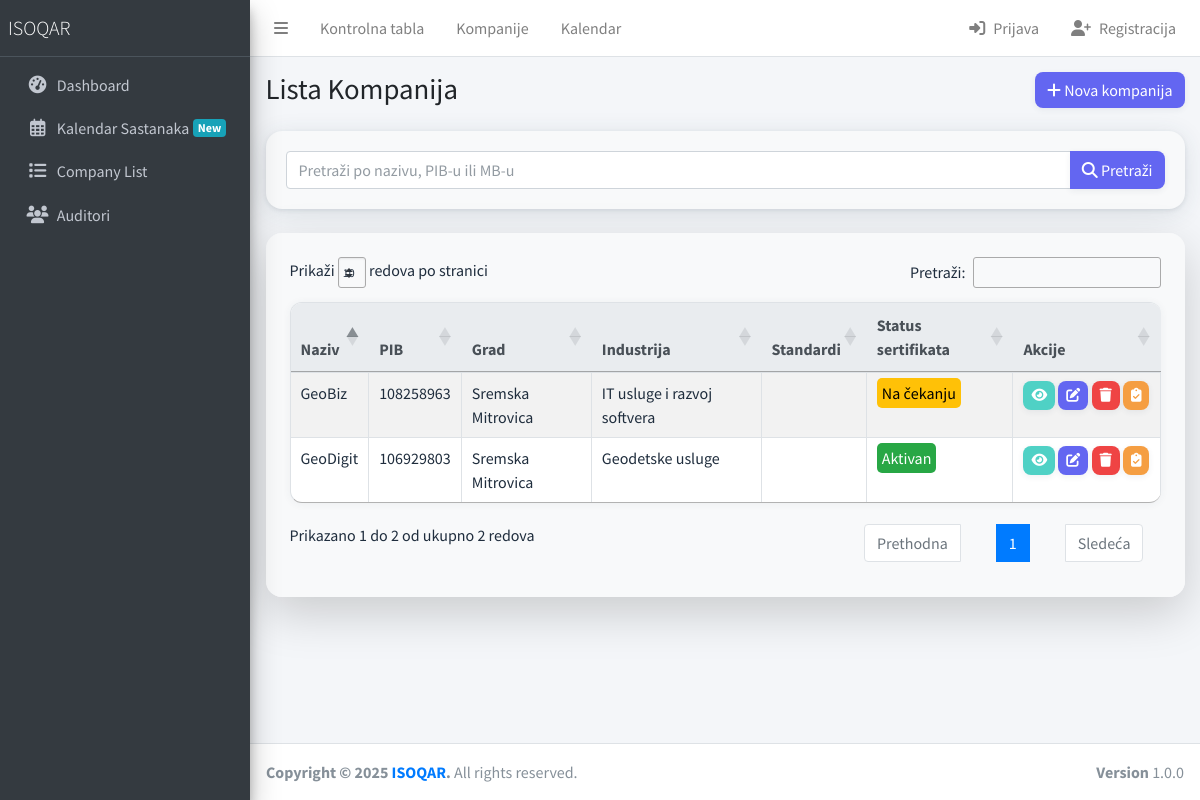
The app's page /company/companies/, older data.
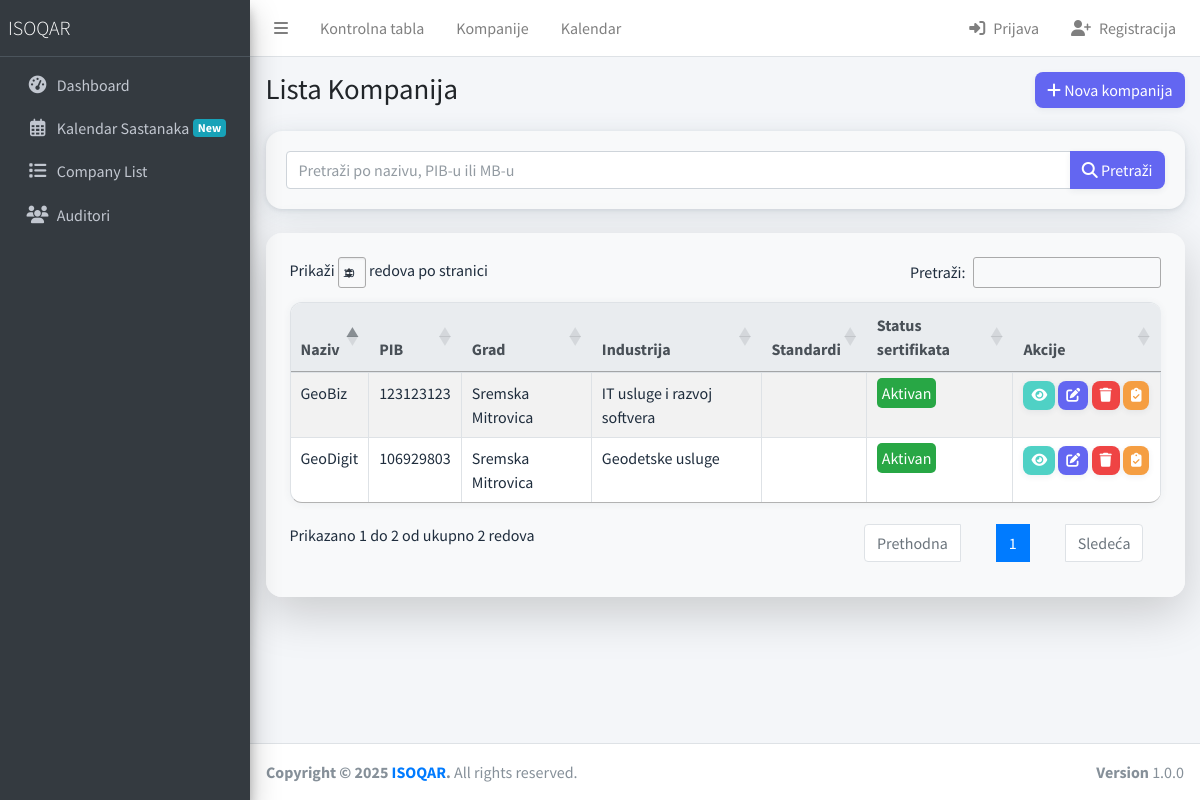
The same page, newer data.
### company/company_models.py (models this page shows, shortened)
class Company(models.Model):
    STATUS_ACTIVE = 'active'
    STATUS_SUSPENDED = 'suspended'
    STATUS_WITHDRAWN = 'withdrawn'
    STATUS_EXPIRED = 'expired'
    STATUS_PENDING = 'pending'
    STATUS_CANCELLED = 'cancelled'
    CERTIFICATE_STATUS_CHOICES = [
        (STATUS_ACTIVE, _('Aktivan')),
        (STATUS_SUSPENDED, _('Suspendovan')),
        (STATUS_WITHDRAWN, _('Deregistrovan')),
        (STATUS_EXPIRED, _('Istekao')),
        (STATUS_PENDING, _('Na čekanju')),
        (STATUS_CANCELLED, _('Otkazan')),
    ]
    name = models.CharField(_("Naziv kompanije"), max_length=200)
    pib = models.CharField(_("PIB"), max_length=9, blank=True, null=True, validators=[
        RegexValidator(r'^\d{9}$', _('PIB mora sadržati tačno 9 cifara'))
    ])
    mb = models.CharField(_("Matični broj"), max_length=8, blank=True, null=True, validators=[
        RegexValidator(r'^\d{8}$', _('Matični broj mora sadržati tačno 8 cifara'))
    ])
    street = models.CharField(_("Ulica"), max_length=200, blank=True, null=True)
    street_number = models.CharField(_("Broj"), max_length=20, blank=True, null=True)
    city = models.CharField(
        _("Grad"),
        max_length=50,
        choices=SERBIA_CITY_CHOICES,
        help_text=_("Izaberite grad"),
        blank=True,
        null=True
    )
    postal_code = models.CharField(_("Poštanski broj"), max_length=10, blank=True, null=True)
    country = models.CharField(_("Država"), max_length=100, default="Srbija")
    phone = models.CharField(_("Telefon"), max_length=50, blank=True, null=True)
    email = models.EmailField(_("Email"), blank=True, null=True)
    website = models.URLField(_("Web sajt"), blank=True, null=True)
    industry = models.CharField(
        _("Industrija"),
        max_length=50,
        choices=INDUSTRY_CHOICES,
        blank=True,
        null=True,
        help_text=_("Izaberite industriju")
    )
    number_of_employees = models.IntegerField(_("Broj zaposlenih"), blank=True, null=True)
    certificate_status = models.CharField(
        _("Status sertifikata"),
        max_length=50,
        choices=CERTIFICATE_STATUS_CHOICES,
        default=STATUS_PENDING
    )
    certificate_number = models.CharField(_("Broj sertifikata"), max_length=100, blank=True, null=True)
    suspension_until_date = models.DateField(_("Suspenzija do datuma"), blank=True, null=True)
    audit_days = models.DecimalField(_("Broj dana audita"), max_digits=18, decimal_places=1, blank=True, null=True)
    initial_audit_conducted_date = models.DateField(_("Datum inicijalnog audita"), blank=True, null=True)
    visits_per_year = models.DecimalField(_("Poseta godišnje"), max_digits=18, decimal_places=0, blank=True, null=True)
    audit_days_each = models.DecimalField(_("Dana po auditu"), max_digits=18, decimal_places=1, blank=True, null=True)
    oblast_registracije = models.TextField(_("Oblast registracije"), blank=True, null=True, help_text=_("Unesite oblast registracije kompanije"))
    notes = models.TextField(_("Napomene"), blank=True, null=True)
    is_active = models.BooleanField(_("Aktivna"), default=True)
    created_at = models.DateTimeField(_("Kreirano"), default=timezone.now)
    updated_at = models.DateTimeField(_("Ažurirano"), auto_now=True)
    class Meta:
        verbose_name = _("Kompanija")
        verbose_name_plural = _("Kompanije")
        ordering = ['-created_at']

### company/views.py (the view)
# urls.py: path('companies/', CompanyListView.as_view(), name='list'),
class CompanyListView(ListView):
    model = Company
    template_name = 'company/company-list.html'
    context_object_name = 'companies'
    def get_queryset(self):
        queryset = super().get_queryset()
        search_query = self.request.GET.get('search', '')
        if search_query:
            queryset = queryset.filter(
                Q(name__icontains=search_query) |
                Q(pib__icontains=search_query) |
                Q(mb__icontains=search_query)
            )
        return queryset.order_by('name')
    def get_context_data(self, **kwargs):
        context = super().get_context_data(**kwargs)
        context['search_query'] = self.request.GET.get('search', '')
        return context

### templates/company/company-list.html (shortened to what this page needs)
{% extends "layouts/base.html" %}
{% block extrastyle %}
<link rel="stylesheet" href="https://cdn.datatables.net/1.13.4/css/jquery.dataTables.min.css">
<link rel="stylesheet" href="https://cdn.datatables.net/1.13.4/css/dataTables.bootstrap4.min.css">
<link rel="stylesheet" href="https://cdn.datatables.net/responsive/2.4.0/css/responsive.bootstrap4.min.css">
<link rel="stylesheet" href="https://cdn.datatables.net/buttons/2.3.3/css/buttons.bootstrap4.min.css">
{% endblock %}
{% block content %}
<div class="content-wrapper">
  <div class="content-header">
    <div class="container-fluid">
      <div class="row mb-2">
        <div class="col-sm-6">
          <h1 class="m-0">Lista Kompanija</h1>
        </div>
        <div class="col-sm-6">
          <div class="float-sm-right">
            <a href="{% url 'company:create' %}" class="btn btn-primary">
              <i class="fas fa-plus"></i> Nova kompanija
            </a>
          </div>
        </div>
      </div>
    </div>
  </div>
  <div class="content">
    <div class="container-fluid">
      <div class="card mb-4">
        <div class="card-body">
          <form method="get" action="{% url 'company:list' %}" class="form-inline">
            <div class="input-group w-100">
              <input type="text" name="search" class="form-control" placeholder="Pretraži po nazivu, PIB-u ili MB-u" value="{{ search_query }}">
              <div class="input-group-append">
                <button type="submit" class="btn btn-primary">
                  <i class="fas fa-search"></i> Pretraži
                </button>
              </div>
            </div>
          </form>
        </div>
      </div>
      <div class="card shadow-lg border-0 rounded-4">
        <div class="card-body p-4 bg-light rounded-4">
          <table id="companiesTable" class="table table-bordered table-striped">
            <thead>
              <tr>
                <th>Naziv</th>
                <th>PIB</th>
                <th>Grad</th>
                <th>Industrija</th>
                <th>Standardi</th>
                <th>Status sertifikata</th>
                <th>Akcije</th>
              </tr>
            </thead>
            <tbody>
              {% for company in companies %}
              <tr>
                <td>{{ company.name }}</td>
                <td>{{ company.pib }}</td>
                <td>{{ company.city }}</td>
                <td>{{ company.get_industry_display }}</td>
                <td>
                </td>
                <td>
                  <span class="status-{{ company.certificate_status }}">{{ company.get_certificate_status_display }}</span>
                </td>
                <td class="action-buttons">
                  <a href="{% url 'company:detail' company.id %}" class="btn btn-sm btn-info" title="Detalji">
                    <i class="fas fa-eye"></i>
                  </a>
                  <a href="{% url 'company:update' company.id %}" class="btn btn-sm btn-primary" title="Izmeni">
                    <i class="fas fa-edit"></i>
                  </a>
                  <a href="{% url 'company:delete' company.id %}" class="btn btn-sm btn-danger" title="Obriši">
                    <i class="fas fa-trash"></i>
                  </a>
                  <a href="{% url 'company:audit_list' %}?company={{ company.id }}" class="btn btn-sm btn-warning" title="Nadzorne provere">
                    <i class="fas fa-clipboard-check"></i>
                  </a>
                </td>
              </tr>
              {% endfor %}
            </tbody>
          </table>
        </div>
      </div>
    </div>
  </div>
</div>
{% endblock %}

### templates/layouts/base.html (shortened to what this page needs)
<!DOCTYPE html>
{% load static %}
<html lang="en">
<head>
  <link rel="stylesheet" href="{% static 'css/all.min.css' %}">
  <link rel="stylesheet" href="{% static 'css/adminlte.min.css' %}">
  <link rel="stylesheet" href="{% static 'css/jquery-ui.min.css' %}">
  {% block extrastyle %}{% endblock %}
</head>
<body class="{% block bodyclass %}{% endblock %}">
<div class="wrapper">
  {% include 'layouts/navbar.html' %}
  {% include 'layouts/sidebar.html' %}
  {% block content %}{% endblock %}
  {% include 'layouts/footer.html' %}
</div>

### templates/layouts/navbar.html
<nav class="main-header navbar navbar-expand navbar-white navbar-light">
    <ul class="navbar-nav">
      <li class="nav-item">
        <a class="nav-link" data-widget="pushmenu" href="#" role="button"><i class="fas fa-bars"></i></a>
      </li>
      <li class="nav-item d-none d-sm-inline-block">
        <a href="{% url 'company:dashboard' %}" class="nav-link">Kontrolna tabla</a>
      </li>
      <li class="nav-item d-none d-sm-inline-block">
        <a href="{% url 'company:list' %}" class="nav-link">Kompanije</a>
      </li>
      <li class="nav-item d-none d-sm-inline-block">
        <a href="{% url 'company:calendar' %}" class="nav-link">Kalendar</a>
      </li>
    </ul>
    <ul class="navbar-nav ml-auto">
      {% if user.is_authenticated %}
      <li class="nav-item dropdown user-menu">
        <a href="#" class="nav-link dropdown-toggle" data-toggle="dropdown" aria-expanded="false">
          <i class="fas fa-user-circle mr-2"></i>
          <span class="d-none d-md-inline">{{ user.username }}</span>
        </a>
        <ul class="dropdown-menu dropdown-menu-lg dropdown-menu-right">
          <li class="user-header bg-primary">
            <i class="fas fa-user-circle fa-3x text-white"></i>
            <p>
              {{ user.get_full_name|default:user.username }}
              <small>Član od {{ user.date_joined|date:"M. Y" }}</small>
            </p>
          </li>
          <li class="user-footer">
            <a href="#" class="btn btn-default btn-flat">Profil</a>
            <a href="/accounts/logout/" class="btn btn-default btn-flat float-right">Odjava</a>
          </li>
        </ul>
      </li>
      {% else %}
      <li class="nav-item">
        <a href="/accounts/login/" class="nav-link">
          <i class="fas fa-sign-in-alt mr-2"></i>Prijava
        </a>
      </li>
      <li class="nav-item">
        <a href="/accounts/register/" class="nav-link">
          <i class="fas fa-user-plus mr-2"></i>Registracija
        </a>
      </li>
      {% endif %}
    </ul>
</nav>

### templates/layouts/sidebar.html
<aside class="main-sidebar sidebar-dark-primary elevation-4">
    <a href="/" class="brand-link">
      <span class="brand-text font-weight-light">ISOQAR</span>
    </a>
    <div class="sidebar">
<nav class="mt-2">
    <ul class="nav nav-pills nav-sidebar flex-column" data-widget="treeview" role="menu" data-accordion="false">
        <li class="nav-item">
            <a href="{% url 'home' %}" class="nav-link">
                <i class="nav-icon fas fa-tachometer-alt"></i>
                <p>Dashboard</p>
            </a>
        </li>
          <li class="nav-item">
            <a href="{% url 'company:calendar' %}" class="nav-link">
              <i class="nav-icon far fa-calendar-alt"></i>
              <p>
                Kalendar Sastanaka
                <span class="badge badge-info right">New</span>
              </p>
            </a>
          </li>
          <li class="nav-item">
            <a href="{% url 'company:list' %}" class="nav-link">
              <i class="nav-icon fas fa-list"></i>
              <p>Company List</p>
            </a>
          </li>
          <li class="nav-item">
            <a href="{% url 'company:auditor_list' %}" class="nav-link">
              <i class="nav-icon fas fa-users"></i>
              <p>Auditori</p>
            </a>
          </li>
        </ul>
      </nav>
    </div>
</aside>

### templates/layouts/footer.html
  <footer class="main-footer">
    <div class="float-right d-none d-sm-block">
      <b>Version</b> 1.0.0
    </div>
    <strong>Copyright &copy; 2025 <a href="https://isoqar.rs">ISOQAR</a>.</strong> All rights reserved.
  </footer>

### templates/company/company-list.html (style rules this page uses)
.status-active { background-color: #28a745; color: white; padding: 5px; border-radius: 5px; }
.action-buttons { white-space: nowrap; }
.card { box-shadow: 0 4px 24px rgba(44, 62, 80, 0.12), 0 1.5px 4px rgba(44, 62, 80, 0.10); border-radius: 1rem; border: none; background: #f8f9fa; }
.card-body { border-radius: 1rem; }
.table { background: white; border-radius: 0.75rem; overflow: hidden; box-shadow: 0 1px 8px rgba(44,62,80,0.06); }
.table thead th { background: #e9ecef; border: none; font-weight: 600; color: #495057; }
.table-striped tbody tr:nth-of-type(odd) { background-color: #f4f8fb; }
.btn { border-radius: 0.5rem; transition: background 0.2s, box-shadow 0.2s; box-shadow: 0 2px 6px rgba(44,62,80,0.07); }
.btn-info { background: #4fd1c5; border: none; color: white; }
.btn-primary { background: #6366f1; border: none; color: white; }
.btn-danger { background: #ef4444; border: none; color: white; }
.btn-warning { background: #f59e42; border: none; color: white; }

Row changes from the older to the newer data that the page shows:
changed Company "GeoBiz": pib "108258963" → "123123123"; certificate_status "Na čekanju" → "Aktivan"
